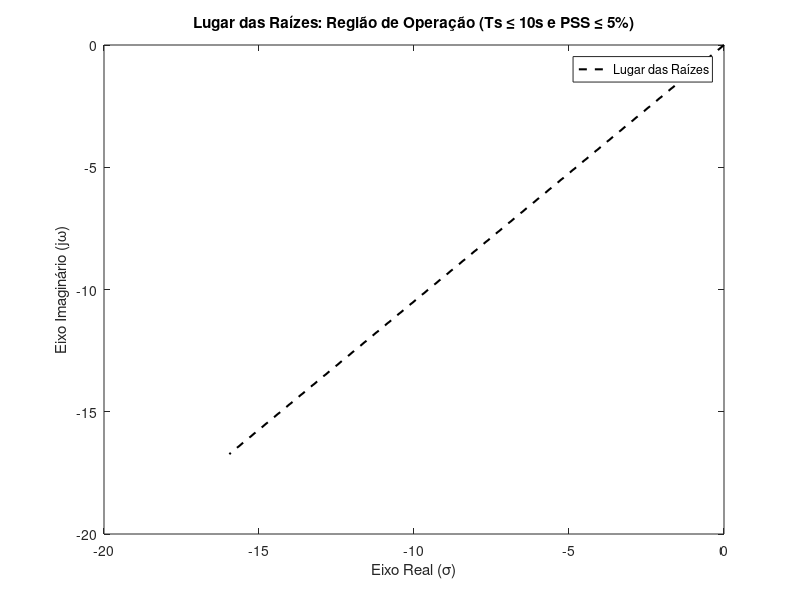
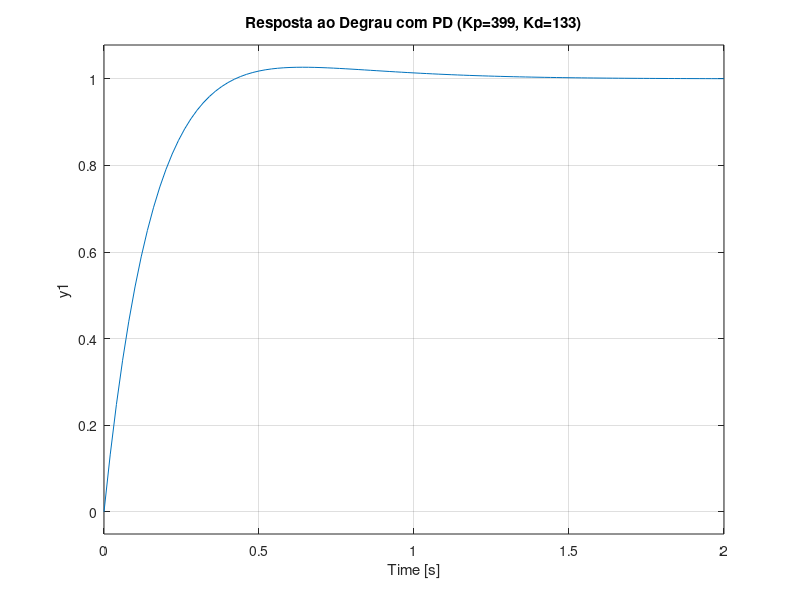

Source code (MATLAB) for these figures, in order:
clear; clc; close all;

s = tf("s");
G = 0.0526 / (s^2 + 2.2105*s);

% --- 2. Definição dos Requisitos ---
% Requisito de Tempo: Ts <= 10s -> Re(s) <= -0.4
limite_sigma = -0.4;

% Requisito de PSS: Zeta >= 0.6901 -> Angulo <= 46.36 graus
zeta_min = 0.6901;
angulo_rad = acos(zeta_min); % Ângulo em radianos a partir do eixo real negativo

% --- Estratégia de Projeto PD ---
% O PD adiciona um zero em s = -z_c
% Quanto mais longe da origem, menos efeito ele tem.
% Quanto mais perto, mais ele "puxa" os polos para a esquerda (mais rápido).

zero_pd = 3; % Exemplo: Vamos colocar o zero em s = -1.5
% Isso significa que a razão Kp/Kd será 1.5

% A nova "planta equivalente" para o lugar das raizes é G(s) * (s + z)
G_pd = G * (s + zero_pd);

figure;
rlocus(G_pd);
hold on;
sgrid(0.69, []); % Linha do seu PSS de 5% (zeta = 0.69)
title(['Lugar das Raízes com Zero do PD em s = -', num2str(zero_pd)]);

% Nota: O ganho "K" que você escolher no gráfico será o seu Kd.
% Depois você calcula Kp = Kd * zero_pd


% Pegar os limites do gráfico para desenhar as regiões até a borda
limites_x = xlim;
limites_y = ylim;
tamanho_x = abs(limites_x(1)); % Distância até a esquerda

% --- 4. Desenhando a Região de Ts (Retângulo Verde) ---
% Já fizemos isso: tudo à esquerda de -0.4
x_ts = [limites_x(1), limite_sigma, limite_sigma, limites_x(1)];
y_ts = [limites_y(1), limites_y(1), limites_y(2), limites_y(2)];
patch(x_ts, y_ts, 'g', 'FaceAlpha', 0.1, 'EdgeColor', 'none');

% --- 5. Desenhando a Região de PSS (Cone Azul) ---
% O cone é formado por duas retas saindo da origem com ângulo +/- theta
% Calculamos a altura Y correspondente ao limite esquerdo X
altura_y = tamanho_x * tan(angulo_rad);

% Definimos o triângulo (Cone)
x_zeta = [0, -tamanho_x, -tamanho_x];
y_zeta_sup = [0, altura_y, -altura_y]; % Vértice, Canto Sup Esq, Canto Inf Esq

% Desenha o cone azul ('b' = blue)
patch(x_zeta, y_zeta_sup, 'b', 'FaceAlpha', 0.1, 'EdgeColor', 'none');

% --- 6. Linhas de Fronteira para destaque ---
% Linha vertical do Ts
plot([limite_sigma, limite_sigma], limites_y, 'r--', 'LineWidth', 1.5);

% Linhas diagonais do Zeta
% Reta superior
plot([0, -tamanho_x], [0, altura_y], 'k--', 'LineWidth', 1.5); 
% Reta inferior
plot([0, -tamanho_x], [0, -altura_y], 'k--', 'LineWidth', 1.5);

% --- 7. Acabamento ---
title('Lugar das Raízes: Região de Operação (Ts \leq 10s e PSS \leq 5%)');
xlabel('Eixo Real (\sigma)');
ylabel('Eixo Imaginário (j\omega)');
legend('Lugar das Raízes', 'Região Ts (Verde)', 'Região Zeta (Azul)');

hold off;

% --- 8. Validação Temporal (Pós-Gráfico) ---
% Suponha que você clicou no gráfico e achou um Ganho (Kd) = 20 (exemplo!)
% Troque 20 pelo valor que você achou:
Kd_escolhido = 133; 
Kp_calculado = Kd_escolhido * zero_pd;

% Monta o controlador
C_final = tf([Kd_escolhido, Kp_calculado], 1); % Kd*s + Kp

% Malha Fechada
H_final = feedback(C_final * G, 1);

% Simula
figure;
step(H_final);
grid on;
title(['Resposta ao Degrau com PD (Kp=', num2str(Kp_calculado), ', Kd=', num2str(Kd_escolhido), ')']);
